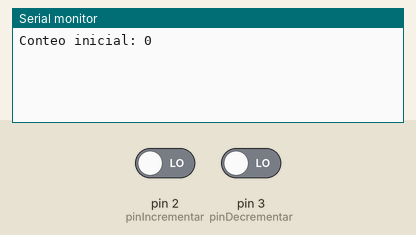
Recording of a sketch running on a simulated Arduino Uno, built with avr-gcc and run on an emulated ATmega328P. Parts: the last lines printed to the serial monitor. Inputs (shaded band) come from the test bench; at power-on: pin 2 (pinIncrementar) LOW, pin 3 (pinDecrementar) LOW.

Above: at 1.2 s.
1.3 s: pin 2 (pinIncrementar) driven HIGH
At 1.46 s:
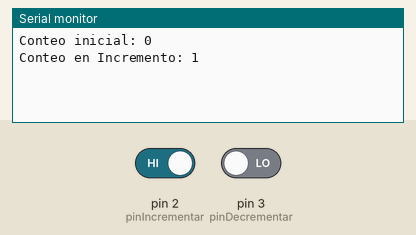
3.0 s: pin 3 (pinDecrementar) driven HIGH
At 3.26 s:
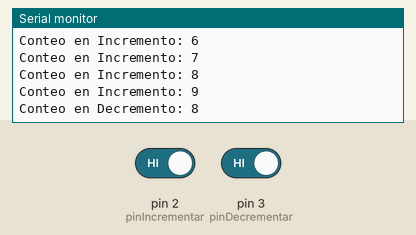
5.0 s: pin 2 (pinIncrementar) driven LOW
At 5.46 s:
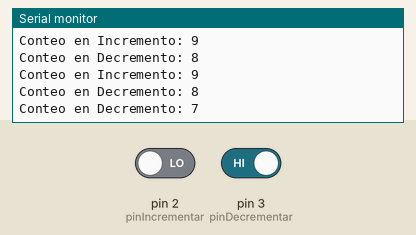
Timing chart, 0 to 8.0 s (numbered marks = the images above; inputs shaded):
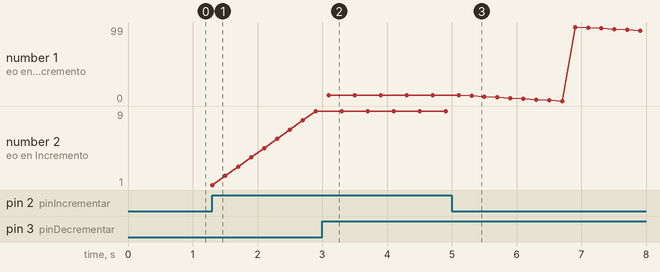

Measured:
- after the input at 1.3 s, the serial monitor: prints a new line at once (image 1)
- after the input at 3.0 s, the serial monitor: prints a new line after 0.10 s (image 2)
- after the input at 5.0 s, the serial monitor: prints a new line after 0.31 s (image 3)
- plotted number 1: 8 → 72 after the input at 5.0 s

The sketch:

Parte_No4.ino
```cpp
/*
  Fundación Kinal
    Centro educativo Técncico Laboral Kinal
    Quinto Perito
    Quinto Electrónica
    Codigo Técnico: EB5AM
    Curso: Taller de Electrónica Digital y reparación de computadoras
    Proyecto: Práctica No.4 Parte IV
    Dev: Jeffry Arenales 2020199
    Fecha: 26 de Abril
*/

const int pinIncrementar = 2; // Interruptor de incremento
const int pinDecrementar = 3; // Interruptor de decremento

int conteo = 0;

void setup() {
    // Configurar los pines como entradas
    pinMode(pinIncrementar, INPUT);
    pinMode(pinDecrementar, INPUT);
    Serial.begin(9600);
    // Conteo inicial
    Serial.println("Conteo inicial: 0");
}

void loop() {
    if (digitalRead(pinIncrementar) == HIGH) {
    conteo++;
    // Si el conteo llega a 100 se reinicia a 0
    if (conteo >= 100) {
      conteo = 0;
    }
    Serial.print("Conteo en Incremento: ");
    Serial.println(conteo);
    delay(200);
  }

    if (digitalRead(pinDecrementar) == HIGH) {
    conteo--;
    if (conteo < 0) {
      conteo = 99;
    }
    Serial.print("Conteo en Decremento: ");
    Serial.println(conteo);
    delay(200);
  }
}
```
